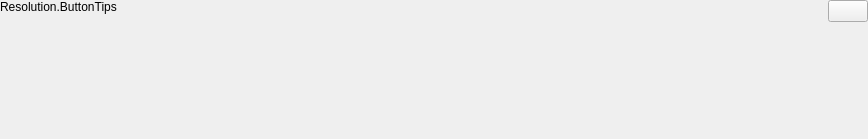
<?xml version="1.0" encoding="UTF-8"?>
<ui version="4.0">
 <class>ResolutionTipFrame</class>
 <widget class="QFrame" name="ResolutionTipFrame">
  <property name="geometry">
   <rect>
    <x>0</x>
    <y>0</y>
    <width>868</width>
    <height>139</height>
   </rect>
  </property>
  <property name="sizePolicy">
   <sizepolicy hsizetype="Preferred" vsizetype="Preferred">
    <horstretch>0</horstretch>
    <verstretch>0</verstretch>
   </sizepolicy>
  </property>
  <property name="windowTitle">
   <string>Frame</string>
  </property>
  <layout class="QHBoxLayout" name="horizontalLayout_2">
   <property name="spacing">
    <number>0</number>
   </property>
   <property name="leftMargin">
    <number>0</number>
   </property>
   <property name="topMargin">
    <number>0</number>
   </property>
   <property name="rightMargin">
    <number>0</number>
   </property>
   <property name="bottomMargin">
    <number>0</number>
   </property>
   <item>
    <widget class="QFrame" name="internalFrame">
     <property name="sizePolicy">
      <sizepolicy hsizetype="Preferred" vsizetype="Preferred">
       <horstretch>0</horstretch>
       <verstretch>0</verstretch>
      </sizepolicy>
     </property>
     <layout class="QVBoxLayout" name="verticalLayout_2">
      <property name="spacing">
       <number>0</number>
      </property>
      <property name="leftMargin">
       <number>0</number>
      </property>
      <property name="topMargin">
       <number>0</number>
      </property>
      <property name="rightMargin">
       <number>0</number>
      </property>
      <property name="bottomMargin">
       <number>0</number>
      </property>
      <item>
       <layout class="QHBoxLayout" name="horizontalLayout">
        <property name="spacing">
         <number>0</number>
        </property>
        <item>
         <widget class="QLabel" name="ContentLabel">
          <property name="sizePolicy">
           <sizepolicy hsizetype="Expanding" vsizetype="Expanding">
            <horstretch>0</horstretch>
            <verstretch>0</verstretch>
           </sizepolicy>
          </property>
          <property name="text">
           <string>Resolution.ButtonTips</string>
          </property>
          <property name="alignment">
           <set>Qt::AlignLeading|Qt::AlignLeft|Qt::AlignTop</set>
          </property>
          <property name="wordWrap">
           <bool>false</bool>
          </property>
         </widget>
        </item>
       </layout>
      </item>
     </layout>
    </widget>
   </item>
   <item>
    <widget class="QFrame" name="ButtonFrame">
     <layout class="QVBoxLayout" name="verticalLayout">
      <property name="spacing">
       <number>0</number>
      </property>
      <property name="leftMargin">
       <number>0</number>
      </property>
      <property name="topMargin">
       <number>0</number>
      </property>
      <property name="rightMargin">
       <number>0</number>
      </property>
      <property name="bottomMargin">
       <number>0</number>
      </property>
      <item>
       <widget class="QPushButton" name="CloseBtn">
        <property name="sizePolicy">
         <sizepolicy hsizetype="Fixed" vsizetype="Fixed">
          <horstretch>0</horstretch>
          <verstretch>0</verstretch>
         </sizepolicy>
        </property>
        <property name="text">
         <string/>
        </property>
       </widget>
      </item>
      <item>
       <spacer name="verticalSpacer">
        <property name="orientation">
         <enum>Qt::Vertical</enum>
        </property>
        <property name="sizeHint" stdset="0">
         <size>
          <width>1</width>
          <height>1</height>
         </size>
        </property>
       </spacer>
      </item>
     </layout>
    </widget>
   </item>
  </layout>
 </widget>
 <resources/>
 <connections/>
</ui>
